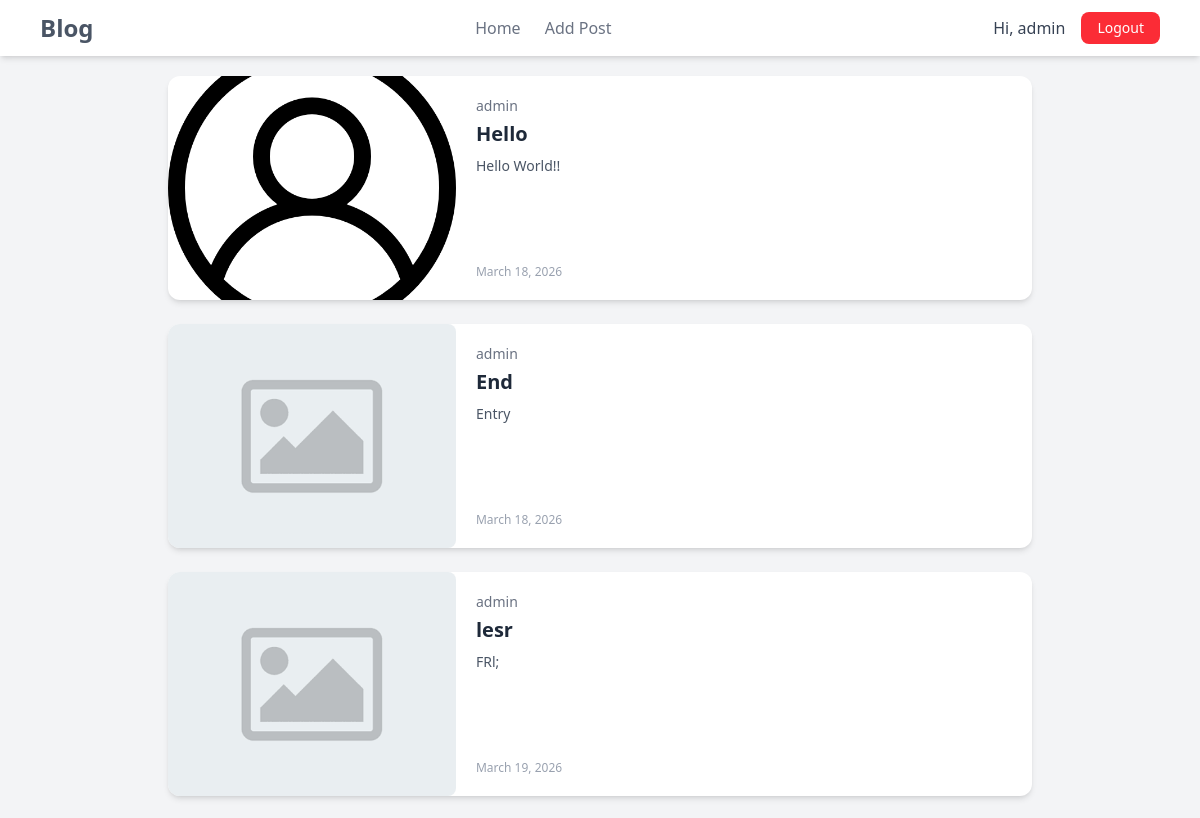
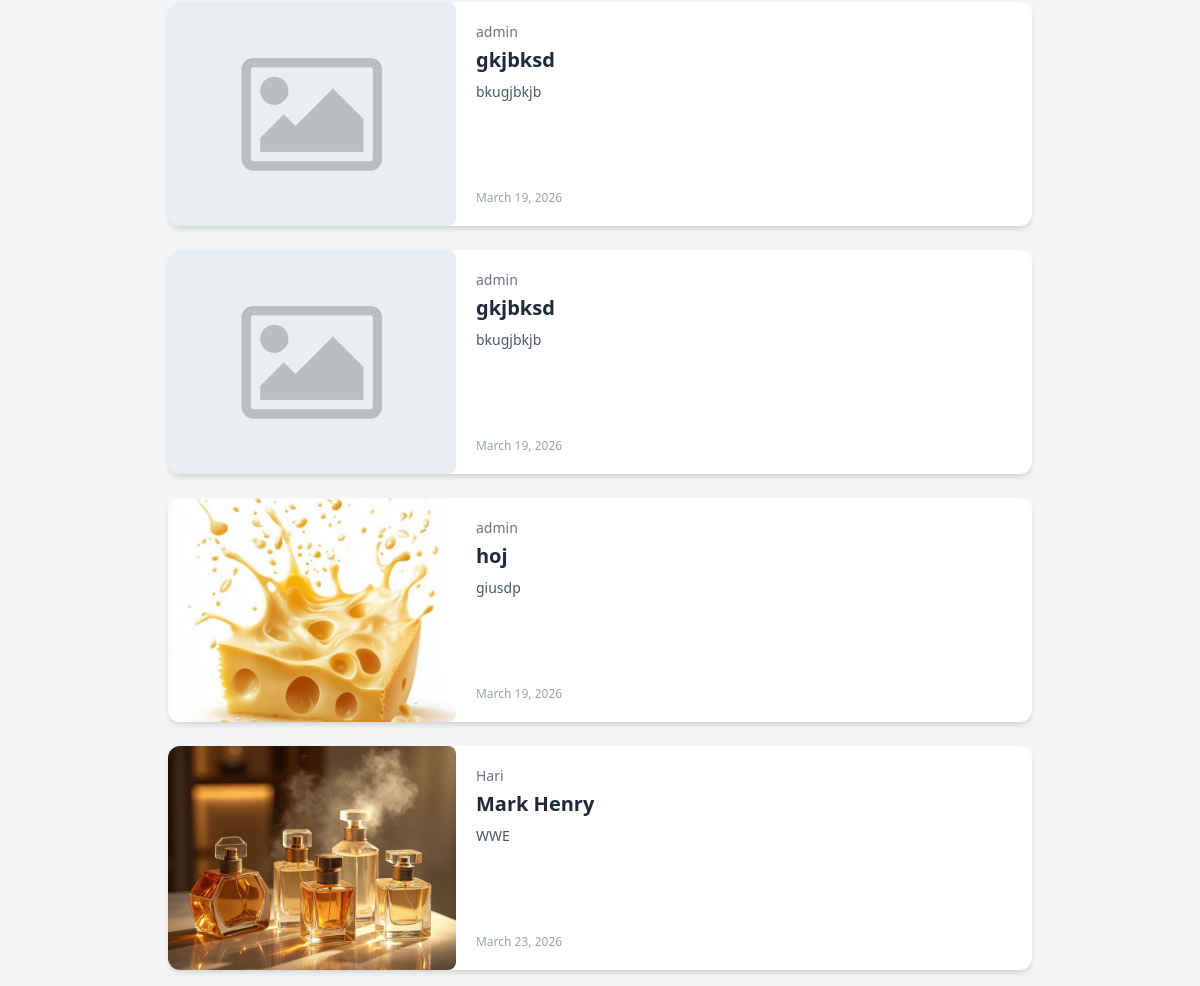
The app's page / (signed in) with its own data (2 pictures, top to bottom).
### home/models.py (models this page shows, shortened)
class Post(models.Model):
    name = models.ForeignKey(User, on_delete=models.CASCADE)
    title = models.CharField(max_length=100)
    image = models.ImageField(default='default.png', null=True, upload_to='post_pictures')
    para = models.TextField(max_length=500)
    date = models.DateField(auto_now_add=True)

### home/views.py (the view)
# urls.py: path('', views.index, name='index'),
@login_required
def index(request):
    post = Post.objects.all()
    return render(request, 'home/index.html',{'posts':post})

### home/templates/home/index.html (shortened to what this page needs)
{% extends 'home/base.html' %}
{% block content %}
<div class="max-w-4xl mx-auto mt-5 mb-4 space-y-6 px-4">
    {% for post in posts %}
    <div class="bg-white shadow-md rounded-xl overflow-hidden hover:shadow-lg transition duration-300">
        <div class="flex flex-col md:flex-row">
            <div class="md:w-1/3">
                <img src="{{ post.image.url }}" alt="" class="w-full h-48 md:h-56 object-cover rounded-lg">
            </div>
            <div class="p-5 md:w-2/3 flex flex-col justify-between">
                <div>
                    <p class="text-sm text-gray-500 mb-1">
                        <a href="{% url 'home:profile' post.name.username %}">{{ post.name.username }}</a>
                    </p>
                    <h3 class="text-xl font-semibold text-gray-800 mb-2">
                        {{ post.title }}
                    </h3>
                    <p class="text-gray-600 text-sm line-clamp-3">
                        {{ post.para }}
                    </p>
                </div>
                <div class="mt-4 flex items-center justify-between">
                    <p class="text-xs text-gray-400">
                        {{ post.date }}
                    </p>
                </div>
            </div>
        </div>
    </div>
    {% endfor %}
</div>
{% endblock %}

### home/templates/home/base.html (shortened to what this page needs)
<!DOCTYPE html>
<html lang="en">
<head>
    <script src="https://cdn.jsdelivr.net/npm/@tailwindcss/browser@4"></script>
</head>
<body class="bg-gray-100">
    <nav class="bg-white shadow-md">
        <div class="max-w-6xl mx-auto px-4 py-3 flex items-center justify-between">
            <h2 class="text-2xl font-bold text-gray-600">
                <a href="{% url 'home:index' %}" class="hover:text-gray-600 transition">Blog</a>
            </h2>
            <div class="hidden md:flex space-x-6 text-gray-500 font-medium">
                <a href="{% url 'home:index' %}" class="hover:text-gray-600 transition">Home</a>
                <a href="{% url 'home:create' %}" class="hover:text-gray-600 transition">Add Post</a>
            </div>
            <div class="flex items-center space-x-4">
                {% if user.is_authenticated %}
                    <span class="text-gray-700 font-medium">Hi,
                        <a href="{% url 'home:userprofile' user.username %}">{{ user.username }}</a>
                    </span>
                    <a href="{% url 'users:logout' %}" class="bg-red-500 text-white px-4 py-1.5 rounded-lg hover:bg-red-600 transition text-sm">Logout</a>
                {% else %}
                    <a href="{% url 'users:register' %}" class="bg-indigo-500 text-white px-4 py-1.5 rounded-lg hover:bg-indigo-600 transition text-sm">Signup</a>
                {% endif %}
            </div>
        </div>
    </nav>
    <main class="max-w-6xl mx-auto mt-1 px-4">
        {% block content %}
        {% endblock %}
    </main>
</body>
</html>

### records on screen
Post: image (picture), name.username "admin", title "Hello", para "Hello World!!", date "March 18, 2026"
Post: image (placeholder picture), name.username "admin", title "End", para "Entry", date "March 18, 2026"
Post: image (placeholder picture), name.username "admin", title "lesr", para "FRl;", date "March 19, 2026"
Post: image (placeholder picture), name.username "admin", title "gkjbksd", para "bkugjbkjb", date "March 19, 2026"
Post: image (placeholder picture), name.username "admin", title "gkjbksd", para "bkugjbkjb", date "March 19, 2026"
Post: image (picture), name.username "admin", title "hoj", para "giusdp", date "March 19, 2026"
Post: image (picture), name.username "Hari", title "Mark Henry", para "WWE", date "March 23, 2026"

### other values on screen
{{ user.username }} "admin"
